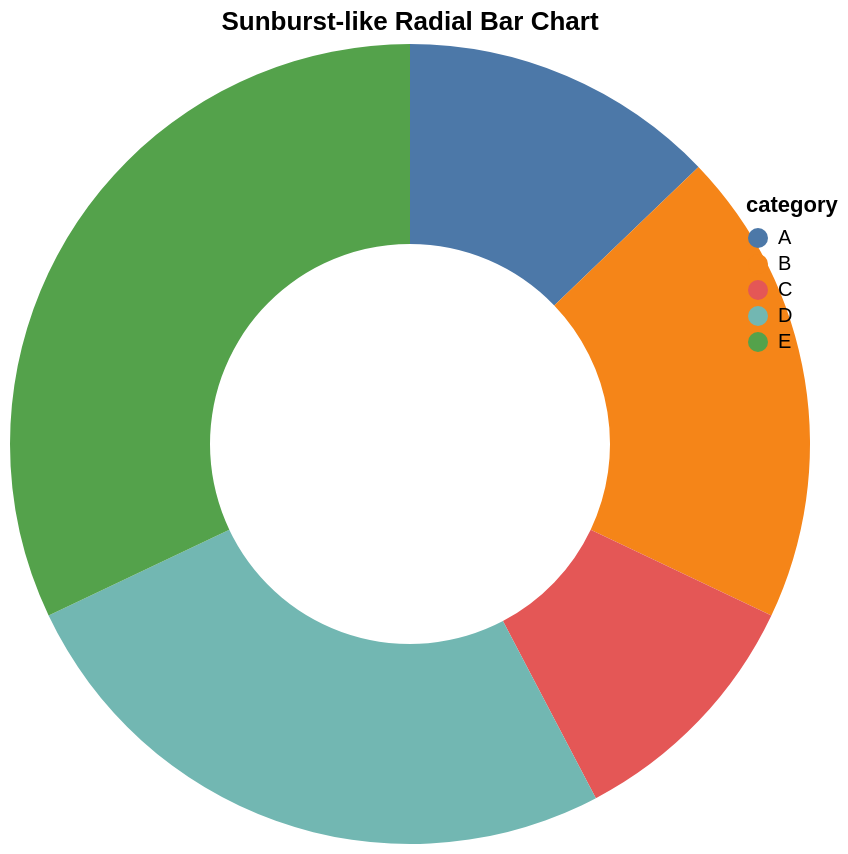

Write a Vega-Lite specification for this figure.
### Vega-Lite specification from a JSON file in a GitHub repository (floating-point values rounded to 4 significant figures)
{"$schema": "https://vega.github.io/schema/vega-lite/v5.20.1.json", "config": {"view": {"continuousHeight": 300, "continuousWidth": 300}}, "data": {"name": "data-da9a454df0df8e8c843a0e21b04bad6c"}, "datasets": {"data-da9a454df0df8e8c843a0e21b04bad6c": [{"category": "A", "month": "Jan", "sales": 3, "value": 10}, {"category": "B", "month": "Feb", "sales": 7, "value": 15}, {"category": "C", "month": "Mar", "sales": 5, "value": 8}, {"category": "D", "month": "Apr", "sales": 10, "value": 20}, {"category": "E", "month": "May", "sales": 8, "value": 25}]}, "encoding": {"color": {"field": "category", "type": "nominal"}, "theta": {"field": "value", "type": "quantitative"}}, "height": 250, "mark": {"innerRadius": 100, "outerRadius": 200, "type": "arc"}, "title": "Sunburst-like Radial Bar Chart", "width": "container"}
